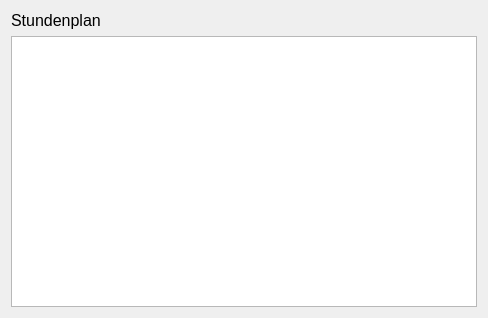
<?xml version="1.0" encoding="UTF-8"?>
<ui version="4.0">
 <class>LessonSchedule</class>
 <widget class="QWidget" name="LessonSchedule">
  <property name="geometry">
   <rect>
    <x>0</x>
    <y>0</y>
    <width>488</width>
    <height>318</height>
   </rect>
  </property>
  <property name="windowTitle">
   <string>Form</string>
  </property>
  <layout class="QVBoxLayout" name="verticalLayout">
   <item>
    <widget class="QLabel" name="label">
     <property name="font">
      <font>
       <pointsize>12</pointsize>
      </font>
     </property>
     <property name="text">
      <string>Stundenplan</string>
     </property>
    </widget>
   </item>
   <item>
    <widget class="QTableView" name="scheduleTable"/>
   </item>
  </layout>
 </widget>
 <resources/>
 <connections/>
</ui>
